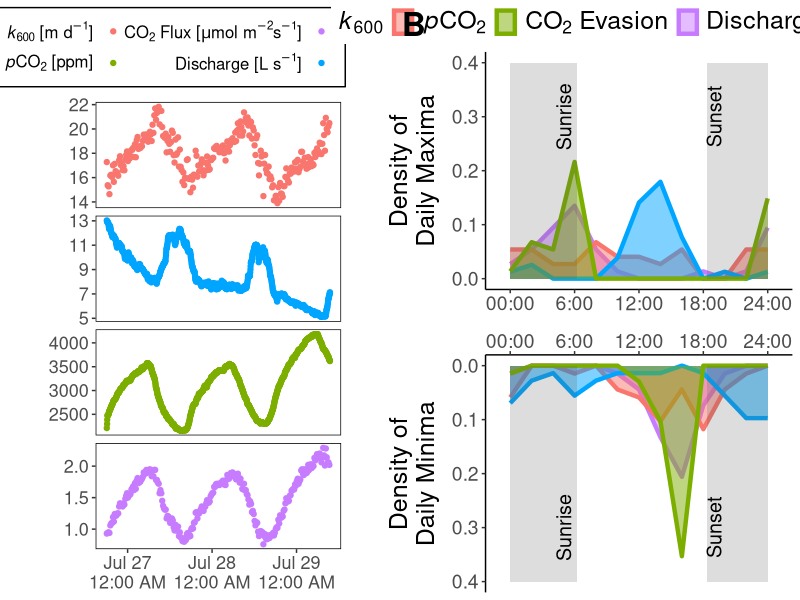

This figure's R source:
#Whitmore_et_al_2021
#fig 4

library(here)
library(dplyr)
library(tidyverse)
library(reshape)
library(reshape2)
library(ggplot2)
library(lubridate)
library(ggpubr)

####

df <- read.csv(here::here("data/KatStn1_df.csv"))
df$DateTime <- as.POSIXct(df$DateTime, format="%m/%d/%Y %H:%M", tz="UTC")
df$kkin <- as.character(df$kkin)
df$kkin[is.na(df$kkin)] <- "keff"
df <- df %>%
  select(DateTime,stn1_Q,K600.effective,kkin,K600.eq1,V1_adjusted,Flux_1) %>%
  filter(DateTime > as.POSIXct("2019-07-12 00:00:00"))
# convert discharge from m3p per s to L per s
df$stn1_Q <- df$stn1_Q * 1000


#########Now stack graphs for all key variables
df.diurnal <- subset(df, 
                     DateTime > as.POSIXct('2019-07-26 14:00:00', tz="UTC") &
                       DateTime < as.POSIXct('2019-07-29 14:00:00', tz="UTC"))
df.diurnal.melt <- df.diurnal %>%
  select(DateTime, K600.effective, stn1_Q, V1_adjusted, Flux_1 )

df.diurnal.melt <- melt(data = df.diurnal.melt, id.vars = "DateTime")

Diurnal <- ggplot(data = df.diurnal.melt, aes(DateTime, value, color=variable)) +
  geom_point() + 
  scale_color_manual(name = NULL,
                     breaks = c("K600.effective","V1_adjusted","Flux_1","stn1_Q"),                      
                     values = c("#F8766D","#7CAE00","#C77CFF","#00A5FF"),
                     labels=c(K600.effective = expression(paste(italic('k')[600] ," [m ", d^-1,"]")),
                              V1_adjusted = expression(paste(italic('p'),"CO"[2] ," [ppm]")),
                              Flux_1 = expression(paste("CO"[2]," Flux [",mu,"mol ", m^-2, s^-1,"]")),
                              stn1_Q = expression(paste("Discharge [L ", s^-1,"]")))) +
  guides(color = guide_legend(
    label.position = "left", ncol=2)) +
  scale_x_datetime(name = NULL, date_breaks = "1 day", date_labels = "%b %d\n%l:%M %p") +
  facet_grid(variable ~ ., scales = "free_y") +
  theme_bw() +
  theme(axis.title.x = element_text(size = 15, hjust= 3.0),
        axis.text.x= element_text(size= 13),
        axis.title.y = element_blank(),
        axis.title.y.right = element_text(color = "steelblue", size=15, vjust=3.0),
        axis.text = element_text(size = 13),
        axis.title = element_text(size=15)) +
  theme(panel.grid.major = element_blank(),
        panel.grid.minor = element_blank(),
        strip.background = element_blank(),
        panel.border = element_rect(colour = "black", fill = NA)) +
  theme(strip.text.y = element_blank()) +
  theme(legend.text=element_text(size=12),
        legend.position = 'top',  legend.justification='right',
        legend.spacing.x = unit(1.0, 'cm')
  ) +
  theme(
    legend.box.background = element_rect(color="black", size=.5) ,
    legend.box.margin = margin(3, 3, 3, 3)) 


###########

df <- read.csv(here::here("data/KatStn1_df.csv"))

df$DateTime <- as.POSIXct(df$DateTime, format="%m/%d/%Y %H:%M", tz="UTC")
df$DateTime <- df$DateTime - 17*60
df$Date <- as.Date(df$DateTime)

# convert discharge from m3p per s to L per s
df$stn1_Q <- df$stn1_Q * 1000

Max.summary <- df %>% 
  group_by(Date) %>% 
  summarize(
    stn1_Q = max(stn1_Q),
    K600.effective= max(K600.effective, na.rm=TRUE),
    V1_adjusted= max(V1_adjusted, na.rm=TRUE),
    Flux_1 = max(Flux_1, na.rm=TRUE),
    tempC_421 = max(tempC_421, na.rm=TRUE))

#Melt

#left join

Max.summary_Q <- left_join(Max.summary[c("Date","stn1_Q")],df[c("Date","stn1_Q","DateTime")], by = c("Date", "stn1_Q"))
Max.summary_Q$Q_Max <- format(Max.summary_Q$DateTime,"%H:%M:%S")
Max.summary_Q$stn1_Q <- NULL
Max.summary_Q$DateTime <- NULL

Max.summary_k <- left_join(Max.summary[c("Date","K600.effective")],df[c("Date","K600.effective","DateTime")], by = c("Date", "K600.effective"))
Max.summary_k$k_Max <- format(Max.summary_k$DateTime,"%H:%M:%S")
Max.summary_k$K600.effective <- NULL
Max.summary_k$DateTime <- NULL

Max.summary_V <- left_join(Max.summary[c("Date","V1_adjusted")],df[c("Date","V1_adjusted","DateTime")], by = c("Date", "V1_adjusted"))
Max.summary_V$V1_Max <- format(Max.summary_V$DateTime,"%H:%M:%S")
Max.summary_V$V1_adjusted <- NULL
Max.summary_V$DateTime <- NULL

Max.summary_F <- left_join(Max.summary[c("Date","Flux_1")],df[c("Date","Flux_1","DateTime")], by = c("Date", "Flux_1"))
Max.summary_F$F_Max <- format(Max.summary_F$DateTime,"%H:%M:%S")
Max.summary_F$Flux_1 <- NULL
Max.summary_F$DateTime <- NULL

#Max.summary_T <- left_join(Max.summary[c("Date","tempC_421")],df[c("Date","tempC_421","DateTime")], by = c("Date", "tempC_421"))
#Max.summary_T$T_Max <- format(Max.summary_T$DateTime,"%H:%M:%S")
#Max.summary_T$tempC_421 <- NULL
#Max.summary_T$DateTime <- NULL

Max.summary <- full_join(Max.summary_F,Max.summary_k, by = "Date")
Max.summary <- full_join(Max.summary,Max.summary_Q, by = "Date")
#Max.summary <- full_join(Max.summary,Max.summary_T, by = "Date")
Max.summary <- full_join(Max.summary,Max.summary_V, by = "Date")
Max.summary.df <- as.data.frame(Max.summary)

#Reshape 
Max.melt <- melt(data = Max.summary.df, id.vars = c("Date"), 
                 measure.vars = c("F_Max", "k_Max","Q_Max","V1_Max"))

Max.melt$Time <- as.numeric(hms(Max.melt$value))/60/60
Max.melt <- Max.melt %>%
  filter(Date != as.Date("2019-07-12"))%>%
  filter(Date != as.Date("2019-08-13"))

max.plot <- ggplot(Max.melt[c("variable","Time")], aes(x=Time, after_stat(density), color=variable, fill=variable)) +
  geom_area(
    size = 1.5, 
    position="identity",
    stat = "bin",
    binwidth=2,
    alpha = 0.5) +
  scale_x_continuous(name = "", breaks=c(0,6, 12, 18, 24), labels = c("00:00","6:00","12:00","18:00","24:00")) +
  scale_y_continuous(name = "Density of\nDaily Maxima") +
  scale_color_manual(name = NULL,
                     breaks = c("k_Max","V1_Max","F_Max","Q_Max"),
                     values = c("#F8766D","#7CAE00","#C77CFF","#00A5FF"),
                     labels=c(k_Max = expression(paste(italic('k')[600])),
                              V1_Max = expression(paste(italic('p'),"CO"[2])),
                              F_Max = expression(paste("CO"[2]," Evasion")),
                              Q_Max = expression(paste("Discharge"))
                              )) +
  scale_fill_manual(name = NULL,
                     breaks = c("k_Max","V1_Max","F_Max","Q_Max"),
                     values = c("#F8766D","#7CAE00","#C77CFF","#00A5FF"),
                     labels=c(k_Max = expression(paste(italic('k')[600])),
                              V1_Max = expression(paste(italic('p'),"CO"[2])),
                              F_Max = expression(paste("CO"[2]," Evasion")),
                              Q_Max = expression(paste("Discharge")))) +
    guides(color = guide_legend(
    label.position = "left",
    label.hjust = 1)) +
  theme_classic() +
  theme(axis.title.x = element_blank(),
        axis.text.x= element_text(size= 14),
        axis.title.y = element_text(size = 18, vjust=2.5),
        axis.text.y= element_text(size= 14),
        legend.title=element_blank(),
        legend.text=element_text(size=18)) + 
  theme(legend.position="top") +
  annotate("rect", xmin = 0, xmax = 6.24, ymin = 0, ymax = 0.4,
           alpha = .2) +
  annotate("rect", xmin = 18.35, xmax = 24, ymin = 0, ymax = 0.4,
           alpha = .2) +
  annotate("text", x = c(5.0,19), y = c(0.3,0.3), 
           label = c("Sunrise", "Sunset"), angle = 90, size=5)


###########
#MINIMUM
###########

Min.summary <- df %>% 
  group_by(Date) %>% 
  summarize(
    stn1_Q = min(stn1_Q),
    K600.effective= min(K600.effective, na.rm=TRUE),
    V1_adjusted= min(V1_adjusted, na.rm=TRUE),
    Flux_1 = min(Flux_1, na.rm=TRUE),
    tempC_421 = min(tempC_421, na.rm=TRUE))


#left join
Min.summary_Q <- left_join(Min.summary[c("Date","stn1_Q")],df[c("Date","stn1_Q","DateTime")], by = c("Date", "stn1_Q"))
Min.summary_Q$Q_Min <- format(Min.summary_Q$DateTime,"%H:%M:%S")
Min.summary_Q$stn1_Q <- NULL
Min.summary_Q$DateTime <- NULL

Min.summary_k <- left_join(Min.summary[c("Date","K600.effective")],df[c("Date","K600.effective","DateTime")], by = c("Date", "K600.effective"))
Min.summary_k$k_Min <- format(Min.summary_k$DateTime,"%H:%M:%S")
Min.summary_k$K600.effective <- NULL
Min.summary_k$DateTime <- NULL

Min.summary_V <- left_join(Min.summary[c("Date","V1_adjusted")],df[c("Date","V1_adjusted","DateTime")], by = c("Date", "V1_adjusted"))
Min.summary_V$V1_Min <- format(Min.summary_V$DateTime,"%H:%M:%S")
Min.summary_V$V1_adjusted <- NULL
Min.summary_V$DateTime <- NULL

Min.summary_F <- left_join(Min.summary[c("Date","Flux_1")],df[c("Date","Flux_1","DateTime")], by = c("Date", "Flux_1"))
Min.summary_F$F_Min <- format(Min.summary_F$DateTime,"%H:%M:%S")
Min.summary_F$Flux_1 <- NULL
Min.summary_F$DateTime <- NULL

#Min.summary_T <- left_join(Min.summary[c("Date","tempC_421")],df[c("Date","tempC_421","DateTime")], by = c("Date", "tempC_421"))
#Min.summary_T$T_Min <- format(Min.summary_T$DateTime,"%H:%M:%S")
#Min.summary_T$tempC_421 <- NULL
#Min.summary_T$DateTime <- NULL

Min.summary <- full_join(Min.summary_F,Min.summary_k, by = "Date")
Min.summary <- full_join(Min.summary,Min.summary_Q, by = "Date")
#Min.summary <- full_join(Min.summary,Min.summary_T, by = "Date")
Min.summary <- full_join(Min.summary,Min.summary_V, by = "Date")


#Reshape 
Min.melt <- melt(data = as.data.frame(Min.summary), id.vars = c("Date"), 
                 measure.vars = c("F_Min", "k_Min","Q_Min",
                                  #"T_Min",
                                  "V1_Min"))

Min.melt$Time <- as.numeric(hms(Min.melt$value))/60/60
Min.melt <- Min.melt %>%
  filter(Date != as.Date("2019-07-12")) %>%
  filter(Date != as.Date("2019-08-13"))


min.plot <- ggplot(Min.melt[c("variable","Time")], aes(x=Time, after_stat(density), color=variable, fill=variable )) +
  geom_area(
    size = 1.5, 
    position="identity",
    stat = "bin",
    binwidth=2,
    alpha = 0.5) +
  scale_x_continuous(name = "", breaks=c(0,6, 12, 18, 24), labels = c("00:00","6:00","12:00","18:00","24:00"), position = "top") +
  scale_y_reverse(name = "Density of\nDaily Minima") +
  scale_color_manual(name = NULL,
                     breaks = c("k_Min","V1_Min","F_Min","Q_Min","T_Min"),
                     values = c("#F8766D","#7CAE00","#C77CFF","#00A5FF","#E7861B"),
                     labels=c(k_Min = expression(paste(italic('k')[600])),
                              V1_Min = expression(paste(italic('p'),"CO"[2])),
                              F_Min = expression(paste("CO"[2]," Evasion")),
                              Q_Min = expression(paste("Discharge")),
                              T_Min = "Temperature")) +
  scale_fill_manual(name = NULL,
                    breaks = c("k_Min","V1_Min","F_Min","Q_Min","T_Min"),
                    values = c("#F8766D","#7CAE00","#C77CFF","#00A5FF","#E7861B"),
                    labels=c(k_Max = expression(paste(italic('k')[600])),
                             V1_Max = expression(paste(italic('p'),"CO"[2])),
                             F_Max = expression(paste("CO"[2]," Evasion")),
                             Q_Max = expression(paste("Discharge")),
                             T_Max = "Temperature")) +
  guides(fill = guide_legend(
    label.position = "left",
    label.hjust = 1)) +
  theme_classic() +
  theme(axis.title.x = element_blank(),
        axis.text.x= element_text(size= 14),
        axis.title.y = element_text(size = 18, vjust=2.5),
        axis.text.y= element_text(size= 14),
        legend.title=element_blank(),
        legend.text=element_text(size=18)) + 
  annotate("rect", xmin = 0, xmax = 6.24, ymin = 0, ymax = 0.4,
           alpha = .2) +
  annotate("rect", xmin = 18.35, xmax = 24, ymin = 0, ymax = 0.4,
           alpha = .2) +
  annotate("text", x = c(5.0,19), y = c(0.3,0.3), 
           label = c("Sunrise", "Sunset"), angle = 90, size=5)


full <- ggarrange(max.plot, min.plot,  
          ncol = 1, common.legend = TRUE,
          legend = "top")

g <- ggarrange(NULL,Diurnal, NULL, full, nrow=1,
               labels = c("A","","","B"),
               font.label = list(size = 24, color = "black", face = "bold"),
               widths = c(.1,.75,.1,1),
               heights = c(1,1,1,1))


pdf(here::here('figs/Fig4_TEST.pdf'), width = 12, height = 6)
g
dev.off()
